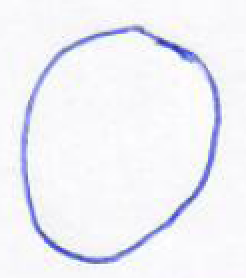
#> input picture all-images/circle/c1-2.PNG, 123 x 139 px (shown 2 times larger); its folder holds 3 pictures in this run
$ jupyter execute --allow-errors clasificacion-de-objetos.ipynb   (shell and % lines are left out)   (older library calls are emulated)
#> lines starting #> are read from the running program, lines starting #| are printed output that depends on the picture
<div style="color:#3c4d5a; border-top: 7px solid #42A5F5; border-bottom: 7px solid #42A5F5; padding: 5px; text-align: center; text-transform: uppercase"><h1> Análisis comparativo de robustez entre Momentos de Hu y Zernike</h1> </div>

Realizado por: Kevin Andres Morocho Remache, Correo de contacto: kmorochor1@est.ups.edu.ec

Este cuaderno desarrolla un análisis comparativo de descriptores globales de forma aplicados al reconocimiento de figuras geométricas simples (círculo, triángulo y rectángulo), utilizando el dataset UPS-Writing-Skills.

El trabajo se divide en las siguientes etapas:

1. [Carga y preprocesamiento del dataset](#carga_preprocesamiento)

    Lectura de imágenes, normalización, binarización y visualización por clase.

2. [Aumento de datos y degradación controlada](#aumento_degradación)

    Generación de variantes con rotaciones aleatorias e inyección de ruido (Gaussiano y Salt & Pepper) en distintos niveles de intensidad.

3. [Extracción de características](#extracción_características)

- Momentos de Hu (con transformación logarítmica)

- Momentos de Zernike (grado n = 8)

4. [Evaluación y clasificación](#evaluación_clasificacion)

    Entrenamiento de clasificadores clásicos (KNN / SVM) y análisis del impacto del ruido mediante matrices de confusión.

5. [Conclusiones](#conclusiones)

6. [Referencias y enlaces](#referencias_enlaces)

El objetivo principal es evaluar la robustez e invarianza de cada descriptor frente a transformaciones geométricas y ruido sintético.<div id="carga_preprocesamiento" style="color:#37475a; border-bottom: 7px solid orange; width: 100%; margin-bottom: 15px; padding-bottom: 2px"><h2>Carga y preprocesamiento del dataset</h2> </div>

<div id="Importacion" style="color:#106ba3"><h3>Importaciones</h3> </div>

[cell 1]
import cv2
import os
import mahotas
import numpy as np
import matplotlib.pyplot as plt


from sklearn.utils import shuffle

<div id="Importacion" style="color:#106ba3"><h3>Carga del dataset</h3> </div>

En esta etapa se cargan las imágenes correspondientes a las tres clases de figuras geométricas
(círculo, triángulo y cuadrado). Cada imagen se convierte a escala de grises y se asocia a una
etiqueta numérica para su posterior procesamiento.

[cell 2]
def load_images_from_folder(folder, label):
#> called with folder = 'all-images/circle', label = 0
    images, labels = [], []
    for filename in os.listdir(folder):
        img_path = os.path.join(folder, filename)
        img = cv2.imread(img_path, cv2.IMREAD_GRAYSCALE)
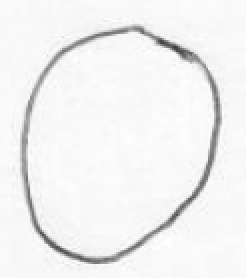
#> img: shape (139, 123) (shown 2 times larger); min 60, max 255, mean 241.3
        if img is not None:
            images.append(img)
            labels.append(label)
#> pass 2 of the loop in load_images_from_folder, `for filename in os.listdir(folder):`:
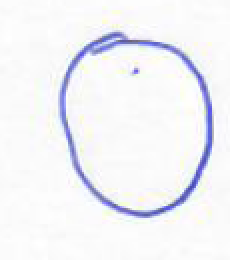
#> input picture all-images/circle/c10-2.PNG, 115 x 130 px (shown 2 times larger)
#> in load_images_from_folder, `img = cv2.imread(img_path, cv2.IMREAD_GRAYSCALE)`:
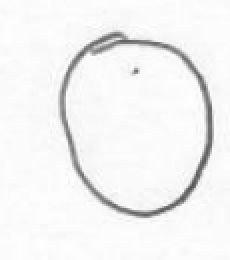
#> img: shape (130, 115) (shown 2 times larger); min 85, max 255, mean 242.9
#> pass 3 of the loop in load_images_from_folder, `for filename in os.listdir(folder):`:
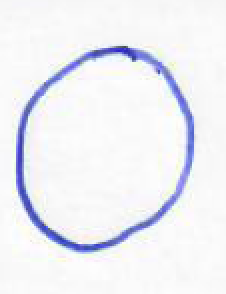
#> input picture all-images/circle/c10c-2.PNG, 113 x 147 px (shown 2 times larger)
#> in load_images_from_folder, `img = cv2.imread(img_path, cv2.IMREAD_GRAYSCALE)`:
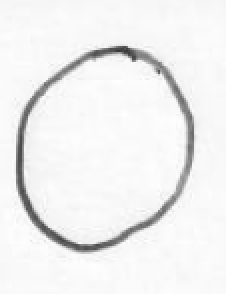
#> img: shape (147, 113) (shown 2 times larger); min 55, max 255, mean 239.7
    return images, labels

<div id="Importacion" style="color:#106ba3"><h3>Verificacion del dataset</h3> </div>Se verifica que el número total de imágenes y las etiquetas asociadas sean consistentes,
confirmando la correcta carga del dataset.

[cell 3]
dataset_path = "all-images" #"/kaggle/input/ups-writing-skills/all-images"

circle_images, circle_labels = load_images_from_folder(
    os.path.join(dataset_path, "circle"), label=0
)

#> (the rest of this cell did not finish here and is left out)


square_images, square_labels = load_images_from_folder(
    os.path.join(dataset_path, "square"), label=2
)


images = circle_images + triangle_images + square_images
labels = circle_labels + triangle_labels + square_labels

#> (a cell that did not finish here is left out)

#> (a cell that did not finish here is left out)

<div id="Importacion" style="color:#106ba3"><h3>Función de preprocesamiento</h3> </div>

Antes de aplicar técnicas de aumento de datos o extracción de características, se realiza un
preprocesamiento base con el objetivo de homogeneizar las imágenes. Este proceso incluye
redimensionamiento, suavizado y binarización automática, asegurando que la figura se represente
en blanco sobre fondo negro.

[cell 6]
import cv2
import numpy as np

# [17 lines left out: function preprocess_image, not called in this run]

<div id="Importacion" style="color:#106ba3"><h3>Visualización antes / después</h3> </div>

Para validar el efecto del preprocesamiento, se comparan imágenes originales con sus versiones
procesadas. Esta verificación permite asegurar que la forma geométrica se conserva correctamente
y que la segmentación es adecuada.

[cell 7]
import matplotlib.pyplot as plt

# [15 lines left out: function show_preprocessing_example, not called in this run]

[cell 8]
import random

#> (the rest of this cell did not finish here and is left out)

<div id="Importacion" style="color:#106ba3"><h3>Aplicar a todo el dataset</h3> </div>

Una vez validado el preprocesamiento, se aplica a todas las imágenes del dataset para generar el
conjunto final que será utilizado en las siguientes fases del análisis.

[cell 9]
X = []
y = []

#> (the rest of this cell did not finish here and is left out)

Las imágenes han sido correctamente cargadas, etiquetadas y preprocesadas, obteniendo un conjunto
homogéneo y validado visualmente. Este conjunto servirá como base para la generación de variantes
mediante aumento de datos y degradación controlada en la siguiente fase.

<div id="aumento_degradación" style="color:#37475a; border-bottom: 7px solid orange; width: 100%; margin-bottom: 15px; padding-bottom: 2px"><h2>Aumento de datos y degradación controlada</h2> </div>

<div id="Importacion" style="color:#106ba3"><h3>Rotación aleatoria</h3> </div>

[cell 10]
import albumentations as A
import cv2

# [7 lines left out: function random_rotation, not called in this run]

<div id="Importacion" style="color:#106ba3"><h3>Ruido Gaussiano</h3> </div>

[cell 11]
# [4 lines left out: function add_gaussian_noise, not called in this run]

gaussian_levels = {
    "low": 5,
    "medium": 15,
    "high": 30
}

<div id="Importacion" style="color:#106ba3"><h3>Ruido Salt & Pepper</h3> </div>

[cell 12]
# [11 lines left out: function add_salt_pepper_noise, not called in this run]

sp_levels = {
    "low": 0.01,
    "medium": 0.03,
    "high": 0.05
}

<div id="Importacion" style="color:#106ba3"><h3>Validación visual</h3> </div>

#> (a cell that did not finish here is left out)

<div id="Importacion" style="color:#106ba3"><h3>Generación del dataset aumentado</h3> </div>

[cell 14]
X_aug = []
y_aug = []
noise_tag = []   # para saber qué tipo de ruido tiene cada imagen


for img, label in zip(X, y):
    # Rotación base
    rotated = random_rotation(img)

    # Imagen rotada limpia
    X_aug.append(rotated)
    y_aug.append(label)
    noise_tag.append("clean")

    # Gaussiano
    for level, sigma in gaussian_levels.items():
        noisy = add_gaussian_noise(rotated, sigma)
        X_aug.append(noisy)
        y_aug.append(label)
        noise_tag.append(f"gaussian_{level}")

    # Salt & Pepper
    for level, amount in sp_levels.items():
        noisy = add_salt_pepper_noise(rotated, amount)
        X_aug.append(noisy)
        y_aug.append(label)
        noise_tag.append(f"sp_{level}")

<div id="Importacion" style="color:#106ba3"><h3>Conversión final</h3> </div>

[cell 15]
X_aug = np.array(X_aug)
y_aug = np.array(y_aug)

#> (the rest of this cell did not finish here and is left out)

Se generaron variantes del dataset mediante rotaciones aleatorias e inyección de ruido Gaussiano
y Salt & Pepper en distintos niveles de intensidad, permitiendo evaluar la robustez de los
descriptores frente a degradaciones controladas.

<div id="extracción_características" style="color:#37475a; border-bottom: 7px solid orange; width: 100%; margin-bottom: 15px; padding-bottom: 2px"><h2>Extracción de características</h2> </div>

<div id="Importacion" style="color:#106ba3"><h3>Concepto</h3> </div>

Convertir cada imagen (limpia y degradada) en un vector numérico que describa su forma, usando:

- **Momentos de Hu** (7 valores, rápidos, sensibles al ruido)

- **Momentos de Zernike** (más robustos, base ortogonal)

Hu = descriptores globales invariantes a traslación, rotación y escala, pero sensibles al ruido. Justo por eso los usamos.

<div id="Importacion" style="color:#106ba3"><h3>Momentos de Hu</h3> </div>

[cell 16]
# [10 lines left out: function extract_hu_moments, not called in this run]

<div id="Importacion" style="color:#106ba3"><h3>Extraer Hu sobre el dataset aumentado</h3> </div>

[cell 17]
X_hu = []

for img in X_aug:
    X_hu.append(extract_hu_moments(img))

X_hu = np.array(X_hu)

print("Shape Hu:", X_hu.shape)

<div id="Importacion" style="color:#106ba3"><h3>Validación</h3> </div>

Se analiza cómo los Momentos de Hu varían al aplicar distintos niveles de ruido,
mostrando su sensibilidad frente a degradaciones de la imagen.

#> (a cell that did not finish here is left out)

[cell 19]
from sklearn.decomposition import PCA

pca_hu = PCA(n_components=2)
#> (the rest of this cell did not finish here and is left out)

Se extrajeron los siete Momentos de Hu aplicando una transformación logarítmica para reducir
las diferencias de magnitud, obteniendo un descriptor compacto de forma para cada imagen.

<div id="Importacion" style="color:#106ba3"><h3>Momentos de Zernike</h3> </div>

[cell 20]
# [7 lines left out: function extract_zernike_moments, not called in this run]

<div id="Importacion" style="color:#106ba3"><h3>Extraer Zernike sobre el dataset aumentado</h3> </div>

[cell 21]
X_zernike = []

for img in X_aug:
    X_zernike.append(extract_zernike_moments(img))

X_zernike = np.array(X_zernike)

print("Shape Zernike:", X_zernike.shape)

<div id="Importacion" style="color:#106ba3"><h3>Validacion</h3> </div>

Se compara el comportamiento de los Momentos de Zernike frente al mismo nivel de ruido,
evidenciando una mayor estabilidad respecto a los Momentos de Hu.

#> (a cell that did not finish here is left out)

[cell 23]
pca_z = PCA(n_components=2)
#> (the rest of this cell did not finish here and is left out)

<div id="Importacion" style="color:#106ba3"><h3>Organización final</h3> </div>

[cell 24]
X_hu        # (N, 7)
X_zernike  # (N, M)
y_aug      # (N,)
noise_tag  # (N,)

Se extrajeron descriptores globales de forma utilizando Momentos de Hu y Momentos de Zernike
sobre el dataset original y sus variantes degradadas, obteniendo representaciones numéricas
listas para su evaluación mediante clasificadores clásicos.

<div id="shape_signature" style="color:#106ba3"><h3>Shape Signature (Coordenadas Complejas)</h3> </div>
Se extrae el contorno de la figura, se convierte a una señal en el plano complejo respecto a su centroide y se aplica la Transformada Rápida de Fourier (FFT). Se descarta la fase (tomando la magnitud para invarianza a rotación) y se normaliza con el componente fundamental (invarianza a escala). Se toman 12 componentes de frecuencia resultantes como descriptor (13 primeros componentes incluyendo el de normalización).

[cell 25]
# [36 lines left out: function extract_shape_signature, not called in this run]

[cell 26]
X_shape = []

for img in X_aug:
    X_shape.append(extract_shape_signature(img))

X_shape = np.array(X_shape)
print("Shape Signature dataset:", X_shape.shape)
